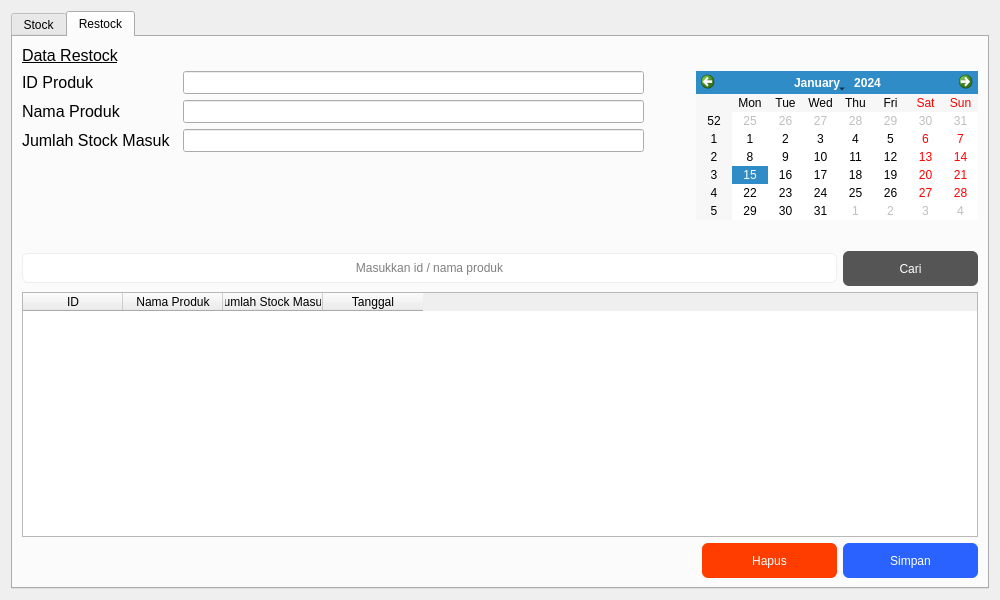
<?xml version="1.0" encoding="UTF-8"?>
<ui version="4.0">
 <class>Form</class>
 <widget class="QWidget" name="Form">
  <property name="geometry">
   <rect>
    <x>0</x>
    <y>0</y>
    <width>1000</width>
    <height>600</height>
   </rect>
  </property>
  <property name="minimumSize">
   <size>
    <width>600</width>
    <height>600</height>
   </size>
  </property>
  <property name="windowTitle">
   <string>Form</string>
  </property>
  <property name="styleSheet">
   <string notr="true"/>
  </property>
  <layout class="QHBoxLayout" name="horizontalLayout">
   <item>
    <widget class="QWidget" name="stockWidget" native="true">
     <property name="minimumSize">
      <size>
       <width>350</width>
       <height>0</height>
      </size>
     </property>
     <property name="maximumSize">
      <size>
       <width>16777215</width>
       <height>16777215</height>
      </size>
     </property>
     <property name="styleSheet">
      <string notr="true"/>
     </property>
     <layout class="QVBoxLayout" name="verticalLayout_3">
      <property name="spacing">
       <number>0</number>
      </property>
      <property name="leftMargin">
       <number>0</number>
      </property>
      <property name="topMargin">
       <number>0</number>
      </property>
      <property name="rightMargin">
       <number>0</number>
      </property>
      <property name="bottomMargin">
       <number>0</number>
      </property>
      <item>
       <widget class="QTabWidget" name="tabWidget">
        <property name="currentIndex">
         <number>1</number>
        </property>
        <widget class="QWidget" name="tab_stock">
         <attribute name="title">
          <string>Stock</string>
         </attribute>
         <layout class="QGridLayout" name="gridLayout">
          <item row="6" column="0" colspan="3">
           <widget class="QLineEdit" name="pencarian">
            <property name="minimumSize">
             <size>
              <width>0</width>
              <height>30</height>
             </size>
            </property>
            <property name="styleSheet">
             <string notr="true">border: 1px solid #eee;
border-radius: 6px;</string>
            </property>
            <property name="alignment">
             <set>Qt::AlignCenter</set>
            </property>
            <property name="placeholderText">
             <string>Masukkan id / nama produk</string>
            </property>
           </widget>
          </item>
          <item row="1" column="1">
           <widget class="QLineEdit" name="id">
            <property name="font">
             <font>
              <pointsize>12</pointsize>
             </font>
            </property>
            <property name="styleSheet">
             <string notr="true">padding: 0 10px;</string>
            </property>
           </widget>
          </item>
          <item row="3" column="1">
           <widget class="QLineEdit" name="stock_masuk">
            <property name="font">
             <font>
              <pointsize>12</pointsize>
             </font>
            </property>
            <property name="styleSheet">
             <string notr="true">padding: 0 10px;</string>
            </property>
           </widget>
          </item>
          <item row="9" column="3">
           <widget class="QPushButton" name="pilihBtn">
            <property name="minimumSize">
             <size>
              <width>0</width>
              <height>35</height>
             </size>
            </property>
            <property name="styleSheet">
             <string notr="true">QPushButton {
	border-radius: 6px;
	background: #2962ff;
	border: none;
	color: white;
}

QPushButton:pressed {
	border: 2px solid #2962ff;
	background: white;
	color: #2962ff;
}</string>
            </property>
            <property name="text">
             <string>Pilih</string>
            </property>
           </widget>
          </item>
          <item row="7" column="0" rowspan="2" colspan="4">
           <widget class="QTableWidget" name="tabel_stock">
            <property name="sizePolicy">
             <sizepolicy hsizetype="Expanding" vsizetype="Expanding">
              <horstretch>0</horstretch>
              <verstretch>0</verstretch>
             </sizepolicy>
            </property>
            <property name="focusPolicy">
             <enum>Qt::ClickFocus</enum>
            </property>
            <property name="styleSheet">
             <string notr="true"/>
            </property>
            <property name="sizeAdjustPolicy">
             <enum>QAbstractScrollArea::AdjustToContents</enum>
            </property>
            <property name="editTriggers">
             <set>QAbstractItemView::NoEditTriggers</set>
            </property>
            <property name="selectionMode">
             <enum>QAbstractItemView::ExtendedSelection</enum>
            </property>
            <property name="selectionBehavior">
             <enum>QAbstractItemView::SelectRows</enum>
            </property>
            <attribute name="horizontalHeaderCascadingSectionResizes">
             <bool>true</bool>
            </attribute>
            <column>
             <property name="text">
              <string>ID</string>
             </property>
            </column>
            <column>
             <property name="text">
              <string>Nama Produk</string>
             </property>
            </column>
            <column>
             <property name="text">
              <string>Stock Masuk</string>
             </property>
            </column>
            <column>
             <property name="text">
              <string>Stock Keluar</string>
             </property>
            </column>
            <column>
             <property name="text">
              <string>Sisa Stock</string>
             </property>
            </column>
           </widget>
          </item>
          <item row="2" column="0">
           <widget class="QLabel" name="label_namaproduk">
            <property name="font">
             <font>
              <pointsize>12</pointsize>
             </font>
            </property>
            <property name="text">
             <string>Nama Produk</string>
            </property>
           </widget>
          </item>
          <item row="0" column="0" colspan="2">
           <widget class="QLabel" name="label_title">
            <property name="maximumSize">
             <size>
              <width>16777215</width>
              <height>25</height>
             </size>
            </property>
            <property name="font">
             <font>
              <pointsize>12</pointsize>
              <underline>true</underline>
             </font>
            </property>
            <property name="text">
             <string>Data Stock Produk</string>
            </property>
           </widget>
          </item>
          <item row="4" column="1">
           <widget class="QLineEdit" name="stock_keluar">
            <property name="font">
             <font>
              <pointsize>12</pointsize>
             </font>
            </property>
            <property name="styleSheet">
             <string notr="true">padding: 0 10px;</string>
            </property>
           </widget>
          </item>
          <item row="1" column="2" rowspan="4" colspan="2">
           <widget class="QCalendarWidget" name="calendarWidget"/>
          </item>
          <item row="1" column="0">
           <widget class="QLabel" name="label_id">
            <property name="font">
             <font>
              <pointsize>12</pointsize>
             </font>
            </property>
            <property name="text">
             <string>ID Produk</string>
            </property>
           </widget>
          </item>
          <item row="4" column="0">
           <widget class="QLabel" name="label_stockkeluar">
            <property name="font">
             <font>
              <pointsize>12</pointsize>
             </font>
            </property>
            <property name="text">
             <string>Stock Keluar</string>
            </property>
           </widget>
          </item>
          <item row="3" column="0">
           <widget class="QLabel" name="label_stockmasuk">
            <property name="font">
             <font>
              <pointsize>12</pointsize>
             </font>
            </property>
            <property name="text">
             <string>Stock Masuk</string>
            </property>
           </widget>
          </item>
          <item row="2" column="1">
           <widget class="QLineEdit" name="nama_produk">
            <property name="font">
             <font>
              <pointsize>12</pointsize>
             </font>
            </property>
            <property name="styleSheet">
             <string notr="true">padding: 0 10px;</string>
            </property>
           </widget>
          </item>
          <item row="6" column="3">
           <widget class="QPushButton" name="cariBtn">
            <property name="minimumSize">
             <size>
              <width>0</width>
              <height>35</height>
             </size>
            </property>
            <property name="styleSheet">
             <string notr="true">QPushButton {
	border-radius: 6px;
	background: #555;
	border: none;
	color: white;
}

QPushButton:pressed {
	background:#ccc;
	color: #555;
}</string>
            </property>
            <property name="text">
             <string>Cari</string>
            </property>
           </widget>
          </item>
         </layout>
        </widget>
        <widget class="QWidget" name="tab_restock">
         <attribute name="title">
          <string>Restock</string>
         </attribute>
         <layout class="QGridLayout" name="gridLayout_2">
          <item row="2" column="2">
           <widget class="QLineEdit" name="nama_produk_2">
            <property name="font">
             <font>
              <pointsize>12</pointsize>
             </font>
            </property>
            <property name="styleSheet">
             <string notr="true">padding: 0 10px;</string>
            </property>
           </widget>
          </item>
          <item row="3" column="2">
           <widget class="QLineEdit" name="jumlah_stockmasuk">
            <property name="font">
             <font>
              <pointsize>12</pointsize>
             </font>
            </property>
            <property name="styleSheet">
             <string notr="true">padding: 0 10px;</string>
            </property>
           </widget>
          </item>
          <item row="1" column="2">
           <widget class="QLineEdit" name="id_2">
            <property name="font">
             <font>
              <pointsize>12</pointsize>
             </font>
            </property>
            <property name="styleSheet">
             <string notr="true">padding: 0 10px;</string>
            </property>
           </widget>
          </item>
          <item row="2" column="0">
           <widget class="QLabel" name="label_namaproduk_2">
            <property name="font">
             <font>
              <pointsize>12</pointsize>
             </font>
            </property>
            <property name="text">
             <string>Nama Produk</string>
            </property>
           </widget>
          </item>
          <item row="1" column="0" colspan="2">
           <widget class="QLabel" name="label_id_2">
            <property name="font">
             <font>
              <pointsize>12</pointsize>
             </font>
            </property>
            <property name="text">
             <string>ID Produk</string>
            </property>
           </widget>
          </item>
          <item row="7" column="0" colspan="7">
           <widget class="QTableWidget" name="tabel_restock">
            <property name="sizePolicy">
             <sizepolicy hsizetype="Expanding" vsizetype="Expanding">
              <horstretch>0</horstretch>
              <verstretch>0</verstretch>
             </sizepolicy>
            </property>
            <property name="focusPolicy">
             <enum>Qt::ClickFocus</enum>
            </property>
            <property name="styleSheet">
             <string notr="true"/>
            </property>
            <property name="sizeAdjustPolicy">
             <enum>QAbstractScrollArea::AdjustToContents</enum>
            </property>
            <property name="editTriggers">
             <set>QAbstractItemView::NoEditTriggers</set>
            </property>
            <property name="selectionMode">
             <enum>QAbstractItemView::ExtendedSelection</enum>
            </property>
            <property name="selectionBehavior">
             <enum>QAbstractItemView::SelectRows</enum>
            </property>
            <attribute name="horizontalHeaderCascadingSectionResizes">
             <bool>true</bool>
            </attribute>
            <column>
             <property name="text">
              <string>ID</string>
             </property>
            </column>
            <column>
             <property name="text">
              <string>Nama Produk</string>
             </property>
            </column>
            <column>
             <property name="text">
              <string>Jumlah Stock Masuk</string>
             </property>
            </column>
            <column>
             <property name="text">
              <string>Tanggal</string>
             </property>
            </column>
           </widget>
          </item>
          <item row="1" column="4" rowspan="4" colspan="3">
           <widget class="QCalendarWidget" name="calendarWidget_2"/>
          </item>
          <item row="9" column="6">
           <widget class="QPushButton" name="simpanBtn">
            <property name="minimumSize">
             <size>
              <width>0</width>
              <height>35</height>
             </size>
            </property>
            <property name="styleSheet">
             <string notr="true">QPushButton {
	border-radius: 6px;
	background: #2962ff;
	border: none;
	color: white;
}

QPushButton:pressed {
	border: 2px solid #2962ff;
	background: white;
	color: #2962ff;
}</string>
            </property>
            <property name="text">
             <string>Simpan</string>
            </property>
           </widget>
          </item>
          <item row="6" column="0" colspan="6">
           <widget class="QLineEdit" name="pencarian_2">
            <property name="minimumSize">
             <size>
              <width>0</width>
              <height>30</height>
             </size>
            </property>
            <property name="styleSheet">
             <string notr="true">border: 1px solid #eee;
border-radius: 6px;</string>
            </property>
            <property name="alignment">
             <set>Qt::AlignCenter</set>
            </property>
            <property name="placeholderText">
             <string>Masukkan id / nama produk</string>
            </property>
           </widget>
          </item>
          <item row="0" column="0" colspan="2">
           <widget class="QLabel" name="label_title_2">
            <property name="font">
             <font>
              <pointsize>12</pointsize>
              <underline>true</underline>
             </font>
            </property>
            <property name="text">
             <string>Data Restock</string>
            </property>
           </widget>
          </item>
          <item row="3" column="0">
           <widget class="QLabel" name="label_jumlahstock">
            <property name="font">
             <font>
              <pointsize>12</pointsize>
             </font>
            </property>
            <property name="text">
             <string>Jumlah Stock Masuk</string>
            </property>
           </widget>
          </item>
          <item row="9" column="5">
           <widget class="QPushButton" name="hapusBtn">
            <property name="minimumSize">
             <size>
              <width>135</width>
              <height>35</height>
             </size>
            </property>
            <property name="styleSheet">
             <string notr="true">QPushButton {
	border-radius: 6px;
	background: #ff3d00;
	border: none;
	color: white;
}

QPushButton:pressed {
	border: 2px solid #ff3d00;
	background: white;
	color: #ff3d00;
}</string>
            </property>
            <property name="text">
             <string>Hapus</string>
            </property>
           </widget>
          </item>
          <item row="6" column="6">
           <widget class="QPushButton" name="cariBtn_2">
            <property name="minimumSize">
             <size>
              <width>135</width>
              <height>35</height>
             </size>
            </property>
            <property name="styleSheet">
             <string notr="true">QPushButton {
	background: #555;
	border-radius: 6px;
	border: none;
	color: white;
	transition: .4s;
	outline: none;
}

QPushButton:pressed {
	border: 2px solid #555;
	background: white;
	color: #555;
}</string>
            </property>
            <property name="text">
             <string>Cari</string>
            </property>
           </widget>
          </item>
          <item row="3" column="3">
           <spacer name="horizontalSpacer_3">
            <property name="orientation">
             <enum>Qt::Horizontal</enum>
            </property>
            <property name="sizeType">
             <enum>QSizePolicy::Fixed</enum>
            </property>
            <property name="sizeHint" stdset="0">
             <size>
              <width>40</width>
              <height>20</height>
             </size>
            </property>
           </spacer>
          </item>
          <item row="5" column="0">
           <spacer name="verticalSpacer">
            <property name="orientation">
             <enum>Qt::Vertical</enum>
            </property>
            <property name="sizeType">
             <enum>QSizePolicy::Fixed</enum>
            </property>
            <property name="sizeHint" stdset="0">
             <size>
              <width>20</width>
              <height>25</height>
             </size>
            </property>
           </spacer>
          </item>
         </layout>
        </widget>
       </widget>
      </item>
     </layout>
    </widget>
   </item>
  </layout>
 </widget>
 <resources/>
 <connections/>
</ui>
